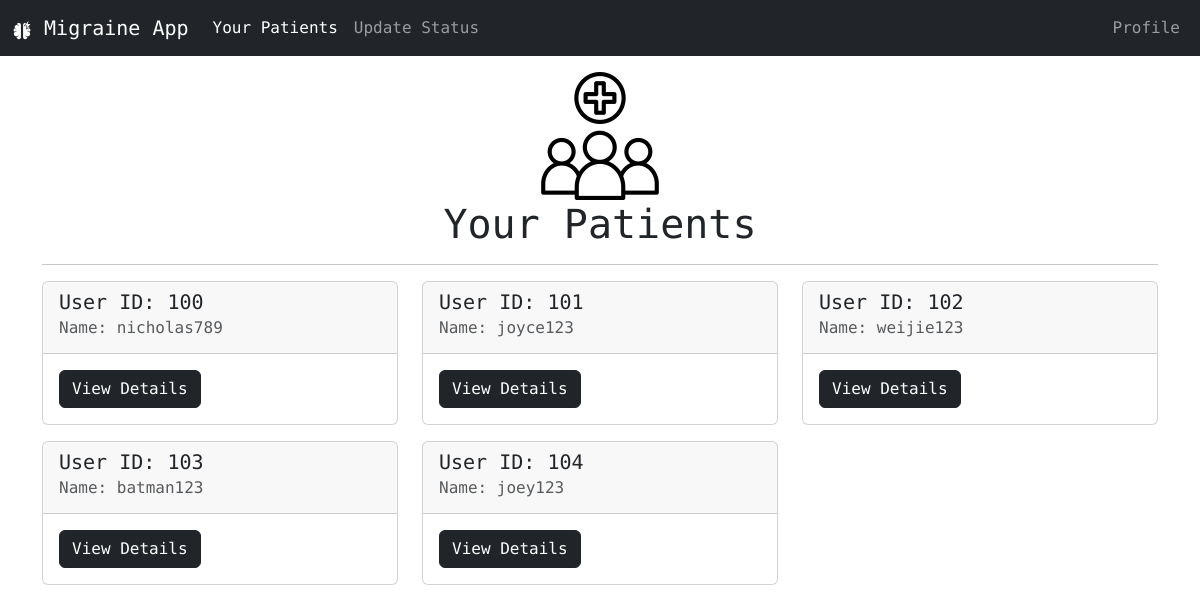
The app's page /care_home (signed in) with its own data.
### website/models.py (models this page shows)
class User(db.Model, UserMixin):
    id = db.Column(db.Integer, primary_key=True, autoincrement=True)
    email = db.Column(db.String(150), unique=True)
    password = db.Column(db.String(150))
    name = db.Column(db.String(150))
    isActive = db.Column(db.Boolean, default=True)
    caretaker_id = db.Column(db.Integer, db.ForeignKey("caretaker.id"))
    caretaker = db.relationship("Caretaker", back_populates="user")

### website/views.py (the view)
@views.route("/care_home")
@login_required
def care_home():
    print(current_user)
    care_id = current_user.id
    print(care_id)
    user_card = (
        db.session.query(
            User.id,
            User.name
        ).filter(
            User.caretaker_id == care_id
        ).all()
    )
    for i in user_card:
        print(i)
    return render_template("care_home.html", user=current_user, user_card=user_card)

### website/__init__.py (called while the page is built)
def create_app():
    app = Flask(__name__)
    app.config["SECRET_KEY"] = "heisenberg"
    app.config["SQLALCHEMY_DATABASE_URI"] = f"sqlite:///{DB_NAME}"
    db.init_app(app)
    from .views import views
    from .auth import auth
    app.register_blueprint(views, url_prefix="/")
    app.register_blueprint(auth, url_prefix="/")
    from .models import User, Caretaker, Admin
    create_database(app)
    login_manager = LoginManager()
    login_manager.login_view = "auth.login"
    login_manager.login_message = "User needs to be logged in to view this page"
    login_manager.login_message_category = "error"
    login_manager.init_app(app)
    @login_manager.user_loader
    def load_user(email):
        u = User.query.get(email)
        c = Caretaker.query.get(email)
        a = Admin.query.get(email)
        return u or c or a
    return app

### website/templates/care_home.html (shortened to what this page needs)
{% extends 'care_base.html' %}
{% block homeActive%}
    nav-link active
{% endblock %}
{% block body %}
    <div class="text-center m-3">
        <img src="../static/img/yourPatient25%.png" alt="migraine logo">
        <h1>Your Patients</h1>
    </div>
    <hr>
    <div class="row">
        {% for i in user_card %}
            <div class="col-md-4 mb-3">
                <div class="card">
                    <div class="card-header">
                        <h5 class="card-title">User ID: {{ i[0] }}</h5>
                        <h6 class="card-subtitle mb-2 text-muted">Name: {{ i[1] }}</h6>
                    </div>
                    <div class="card-body">
                        <a href="{{ url_for('views.user_details', user_id=i[0]) }}" class="btn btn-dark">View Details</a>
                    </div>
                </div>
            </div>
        {% endfor %}
    </div>
{% endblock %}

### records on screen
User: id "100", name "nicholas789"
User: id "101", name "joyce123"
User: id "102", name "weijie123"
User: id "103", name "batman123"
User: id "104", name "joey123"
